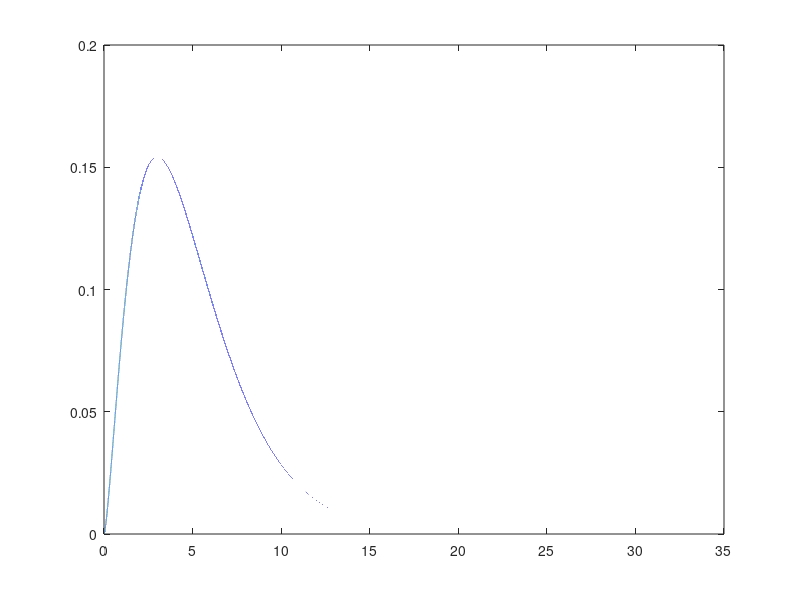

Reproduce this figure in MATLAB.
clear
clc
format long;
v = input('baraye namayeshe tabe e morede nazare khod yeki az adade zir ra vared konid:\n1-yeknavakht peyvaste\n2-normal\n3-nemaii\n4-gamma\n5-khido\n6-beta\n7-t student\n8-fisher\n');
if v==1
    a= input('a ra vared konid:\n');
    b= input('b ra vared konid:\n');
    x = [a b];
    y= 1/(b-a)*ones(2,1)';
elseif v==2
    zig2 = input('zigma2 ra vared konid:\n');
    zig= zig2 ^ (1/2);
    miu = input('miu ra vared konid:\n');
    x= miu-3*zig:0.0001:miu+3*zig;;
    siz = size(x);
    for i=1:siz(2)
    y(i)= (1/(zig*((2*pi)^1/2)))*exp(((x(i)-miu)^(2))/((-2)*(zig2)));
    end
elseif v==3
    teta = input('theta ra vared konid:\n');
    x= 0:0.0001:5/teta;
    siz=size(x);
    for i=1:siz(2)
    y(i)= teta*exp(teta*(-1)*x(i));
    end
elseif v==4
    alpha = input('alpha ra vared konid:\n');
    beta = input('beta ra vared konid:\n');
    x = 0:0.0001:5*alpha/beta;
    siz=size(x);
    for i=1:siz(2)
    y(i)= (beta^alpha)*(x(i)^(alpha-1))*exp((-1)*beta*x(i))/ga;
    end
elseif v==5
    r = input('r ra vared konid:\n');
    x = 0:0.0001:5*(r^2)/4;
    siz=size(x);
    for i=1:siz(2)
    y(i) =((x(i)^(r/2 -1))*exp((-1)*x(i)/2))/((2^(r/2))*gamma(r/2));
    end
elseif v==6
    alpha = input('alpha ra vared konid:\n');
    beta = input('beta ra vared konid:\n');
    x=0:0.0001:1  ;  
    siz=size(x);
    for i=1:siz(2)
    y(i) = gamma(alpha)*gamma(beta)*(x(i)^(alpha-1))*((1-x(i))^(beta-1))/gamma(alpha+beta);
    end
elseif v==7
    r = input('r ra vared konid\n');
    x=(-10):0.0001:10 ;  
    siz=size(x);
    for i=1:siz(2)
    y(i) = ( (gamma((r+1)/2)/gamma(r/2))*(1/((r*pi)^(1/2)))*(1/((1+((x(i)^2)/r))^((r+1)/2))));
    end
elseif v==8
    r1 = input('r1 ra vared konid\n');
    r2 = input('r2 ra vared konid\n');   
    x=0.0001:0.00000001:0.002 ;  
    siz=size(x);
    for i=1:siz(2)
    y(i) = ((gamma((r1+r2)/2) * ((r1/r2)^(r1/2)))/(gamma(r1/2)*gamma(r2/2)))* (    ((r1/(x(i)^2))-1)/((1+(r1*x(i)/r2))^((r1+r2)/2))) ;
    end
end
p=plot(x,y,'-');
    